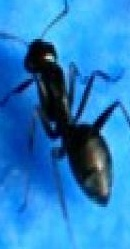
#> input picture NN_Dataset/test/Ants/Ants_15.jpg, 130 x 249 px; its folder holds only this picture in this run
$ python -i preprocessing.py   (imports and definitions only)
#> lines starting #> are read from the running program, lines starting #| are printed output that depends on the picture
import cv2
import numpy as np
import os, re
import matplotlib.pyplot as plt
import numpy as np
from tqdm import tqdm

"""
Input (RGB image)
    ↓
Crop to proper size(Read labels)
    ↓
Color conversion (RGB → HSV)
    ↓
Contrast enhancement (CLAHE on V channel)
    ↓
Noise reduction (Gaussian blur σ=1)
    ↓
Optional: Unsharp mask (α≈0.5)
    ↓
Output (class_id, Enhanced RGB/HSV image)
"""

def convert_to_hsv(images):
    hsv = cv2.cvtColor(images, cv2.COLOR_RGB2HSV)
    return hsv

def apply_clahe_on_v(hsv_img, clip_limit = 2.0, tile_grid_size = (8, 8)):

#> called with clip_limit = 2, tile_grid_size = (8, 8)
    h, s, v = cv2.split(hsv_img)
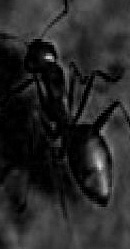
#> h: shape (249, 130); min 0, max 214, mean 40
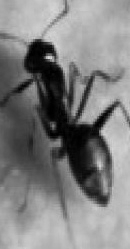
#> s: shape (249, 130); min 0, max 217, mean 127.9
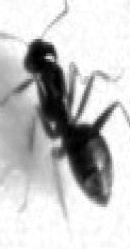
#> v: shape (249, 130); min 0, max 255, mean 195.7
    clahe = cv2.createCLAHE(clipLimit=clip_limit, tileGridSize=tile_grid_size)
    v_eq = clahe.apply(v)
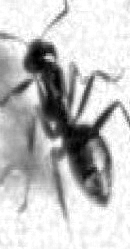
#> v_eq: shape (249, 130); min 1, max 255, mean 192.4
    hsv_eq = cv2.merge((h, s, v_eq))
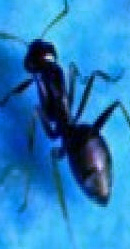
#> hsv_eq: shape (249, 130, 3); mean R, G, B 40, 127.9, 192.4
    return hsv_eq


# [26 lines left out: functions gaussian_blur, unsharp_mask, preprocess, not called in this run]

"""
Arguments:
    <img_path>: str             -> Directory path containing input `.jpg` images.
    <label_path> : str          -> Directory path containing YOLO-format label text files.
    <apply_preprocess> : bool   -> optional, default=True If True, apply the `preprocess()` function to each cropped image.

Returns:
    list of tuple of (int, numpy.ndarray)
        A list of tuples where each tuple contains:
        - <class_id> : int              -> Object class label.
        - <crop_img> : numpy.ndarray    -> Cropped image region of the detected object.
"""
# [37 lines left out: function read_images, not called in this run]


# [5 lines not run here, left out]

>>> import cv2
>>> picture = cv2.cvtColor(cv2.imread('../../NN_Dataset/test/Ants/Ants_15.jpg'), cv2.COLOR_BGR2RGB)
>>> result = apply_clahe_on_v(picture)

$ run again, on NN_Dataset/test/Ants/Ants_16.jpg
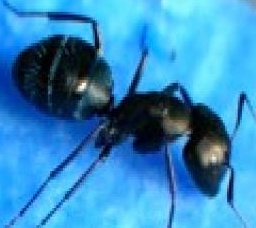
#> input picture NN_Dataset/test/Ants/Ants_16.jpg, 256 x 228 px
#> in apply_clahe_on_v, `v_eq = clahe.apply(v)`:
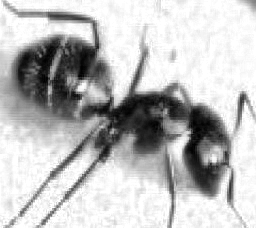
#> v_eq: shape (228, 256); min 1, max 255, mean 189.4
#> in apply_clahe_on_v, `hsv_eq = cv2.merge((h, s, v_eq))`:
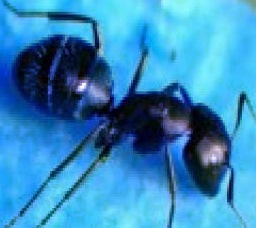
#> hsv_eq: shape (228, 256, 3); mean R, G, B 55, 138.1, 189.4

$ run again, on NN_Dataset/test/Ants/Ants_29.jpg
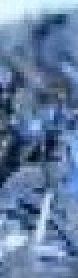
#> input picture NN_Dataset/test/Ants/Ants_29.jpg, 39 x 139 px (shown 2 times larger)
#> in apply_clahe_on_v, `v_eq = clahe.apply(v)`:
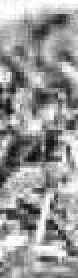
#> v_eq: shape (139, 39) (shown 2 times larger); min 10, max 255, mean 151.3
#> in apply_clahe_on_v, `hsv_eq = cv2.merge((h, s, v_eq))`:
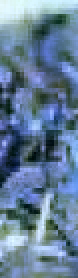
#> hsv_eq: shape (139, 39, 3) (shown 2 times larger); mean R, G, B 98.8, 124.7, 151.3

$ run again, on NN_Dataset/test/Ants/Ants_54.jpg
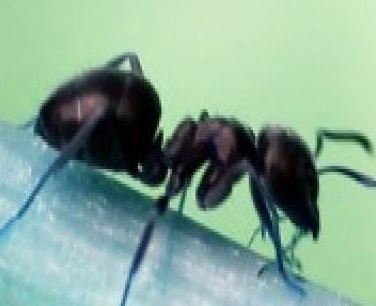
#> input picture NN_Dataset/test/Ants/Ants_54.jpg, 376 x 306 px
#> in apply_clahe_on_v, `v_eq = clahe.apply(v)`:
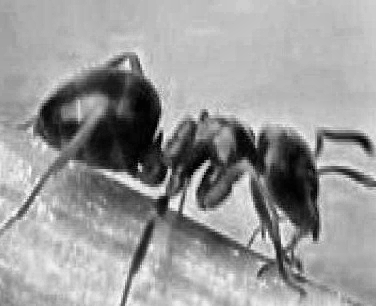
#> v_eq: shape (306, 376); min 1, max 253, mean 154.1
#> in apply_clahe_on_v, `hsv_eq = cv2.merge((h, s, v_eq))`:
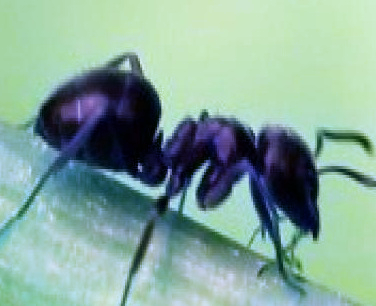
#> hsv_eq: shape (306, 376, 3); mean R, G, B 133.2, 166.2, 154.1
